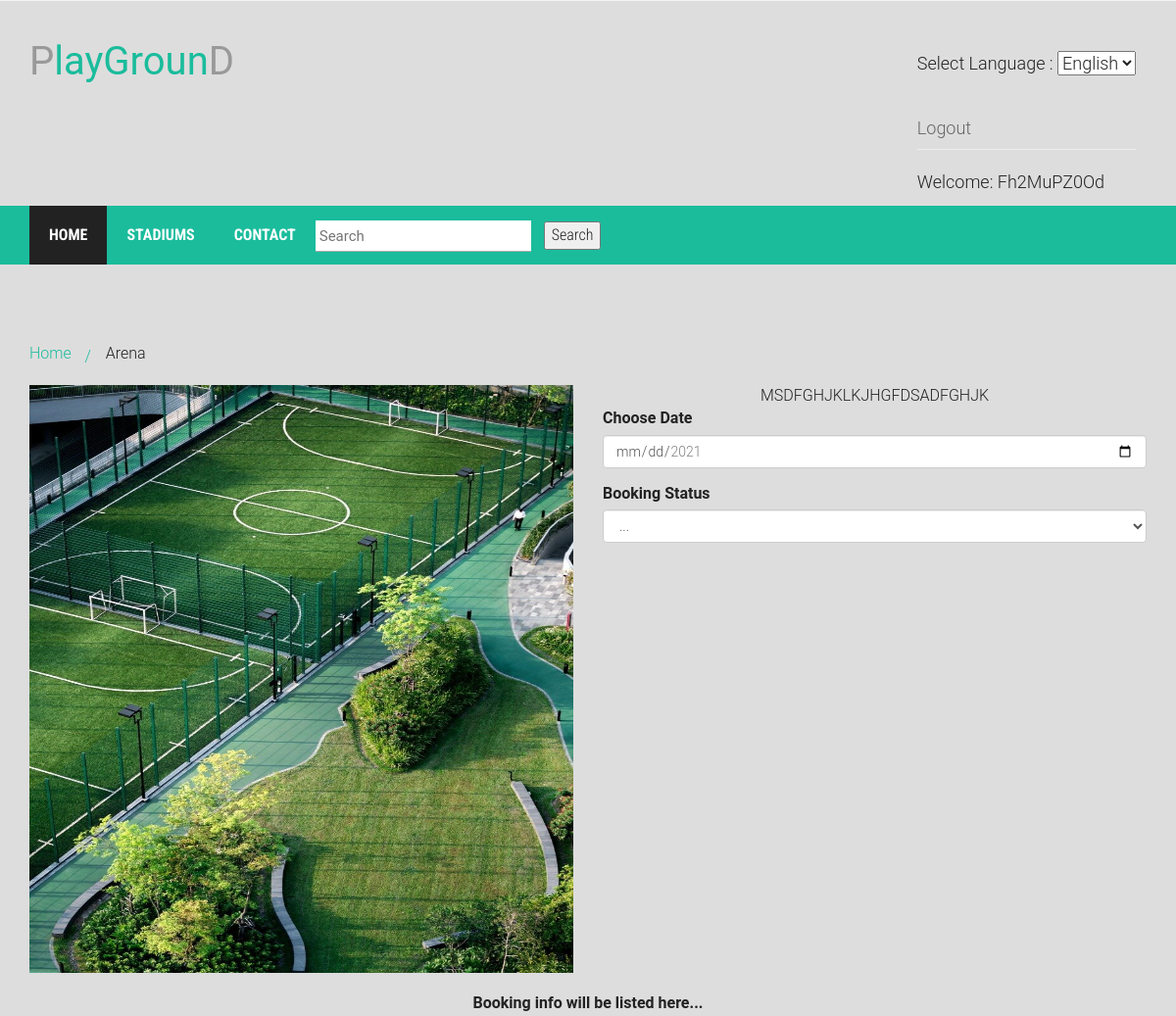
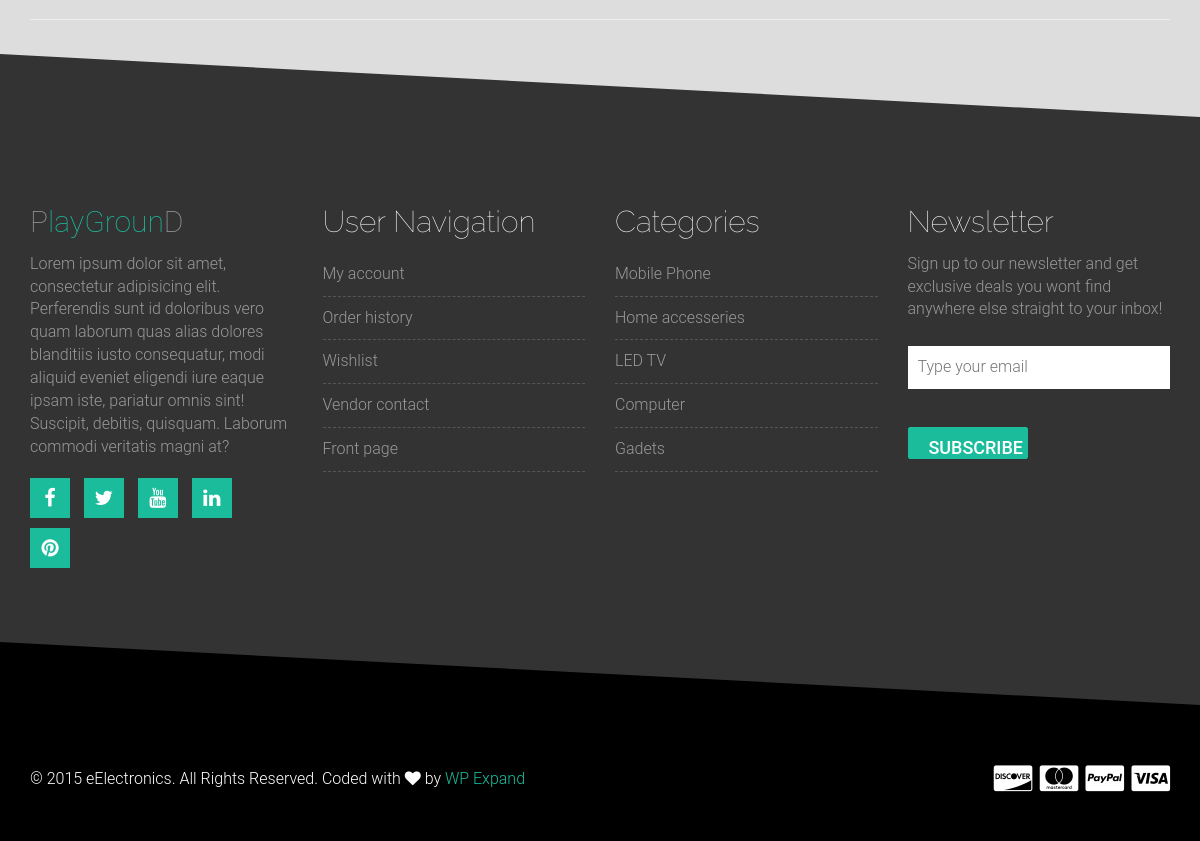
The app's page /booking.php?stadium=arena with its own data (2 pictures, top to bottom).
### tables this page shows
CREATE TABLE `products` (
  `id` int(11) NOT NULL,
  `name` varchar(255) DEFAULT NULL,
  `slug` varchar(255) NOT NULL,
  `short_description` text NOT NULL,
  `description` text NOT NULL,
  `image` varchar(255) NOT NULL,
  `regular_price` decimal(10,0) NOT NULL,
  `sale_price` decimal(10,0) DEFAULT NULL,
  `numberofperson` int(11) NOT NULL
);

### booking.php (the view, shortened to what this page needs)
<?php
    include "db.php";
	include "init.php";
    $slug = $_GET['stadium'];
    $sql = "SELECT * FROM products WHERE slug = '$slug'";
    $result = mysqli_query($conn, $sql);
    if(mysqli_num_rows($result) == 1)
    {
        include $templateRoute . "header.php";
        $row = mysqli_fetch_assoc($result);
        ?>
        <div class="single-product-area">
            <div class="zigzag-bottom"></div>
            <div class="container">
                <div class="row">
                    <div class="col-md-12">
                        <div class="product-content-right">
                            <div class="product-breadcroumb">
                                <a href="home.php">Home</a>
                                <span><?php echo $row['name'] ?></span>
                            </div>
                            <div class="row">
                                <div class="col-md-6">
                                    <div class="product-images">
                                        <div class="product-main-img">
                                            <img src="layouts/img/<?php echo $row['image'] ?>" alt="" style="width: 100%; height: 600px;">
                                        </div>
                                    </div>
                                </div>
                                <div class="col-md-6">
                                    <center>
                                        <?=_BOOK_NOWWW?>
                                    </center>
                                    <form method="POST" action="<?php $_SERVER["PHP_SELF"] ?>">
                                        <div class="form-group">
                                            <label for="date">Choose Date</label>
                                            <input type="date" id="date" name="dateplay"
                                                class="form-control"
                                                min="2021-01-01" max="2021-12-31"
                                                onchange="showOrders(this.value, <?php echo $row['id'] ?>, <?php echo $row['numberofperson'] ?>)">
                                        </div>
                                        <div class="form-group">
                                            <label for="date">Booking Status</label>
                                            <select class="form-control" id="booking_status" onchange="showNumberOfPerson(this.value,  <?php echo $row['numberofperson'] ?>)">
                                                <option value="">...</option>
                                            </select>
                                        </div>
                                    </form>
                                </div>
                            </div>
                        </div>
                        <div id="txtHint">
                            <center><b>Booking info will be listed here...</b></center>
                        </div><hr>
                    </div>
                </div>
            </div>
        </div>
        <?php
        include $templateRoute . "footer.php";
    }else{
        echo "Not Found";
    }
?>

### layouts/style.css (style rules this page uses)
img { max-width: 100%; height: auto; }
body { font-family: 'Titillium Web', sans-serif; }
.slider-area, .promo-area, .brands-area, .maincontent-area, .footer-top-area, .product-widget-area, .product-breadcroumb-area, .single-product-area { position: relative;overflow: hidden }
.zigzag-bottom { background: none repeat scroll 0 0 #1abc9c; bottom: -80px; height: 165px; left: -5%; position: absolute; transform: rotate(3deg); width: 108%; z-index: 9; }
a { color: #1abc9c }
.single-product-area .zigzag-bottom { background-color: #333333 }
.single-product-area { padding: 80px 0 130px; }
.product-breadcroumb { margin-bottom: 20px; }
.product-breadcroumb > a { margin-right: 31px; position: relative; }
.product-breadcroumb > a::before { content: "/"; position: absolute; right: -20px; top: 2px; }
.product-main-img { margin-bottom: 20px; }
body { margin: 0; padding: 0; background: #DDD; font-size: 16px; color: #222; font-family: 'Roboto', sans-serif; font-weight: 300; }

### records on screen
products: name "Arena", image (picture)

### other values on screen
_SELECT_LANGUAGE "Select Language :"
_LOGOUT "Logout"
_WELCOME "Welcome:"
$username "Fh2MuPZ0Od"
_HOME "HOME"
_STADIUMS "STADIUMS"
_CONTACT "CONTACT"
_SEARCH_ICON "Search"
_BOOK_NOWWW "MSDFGHJKLKJHGFDSADFGHJK"
